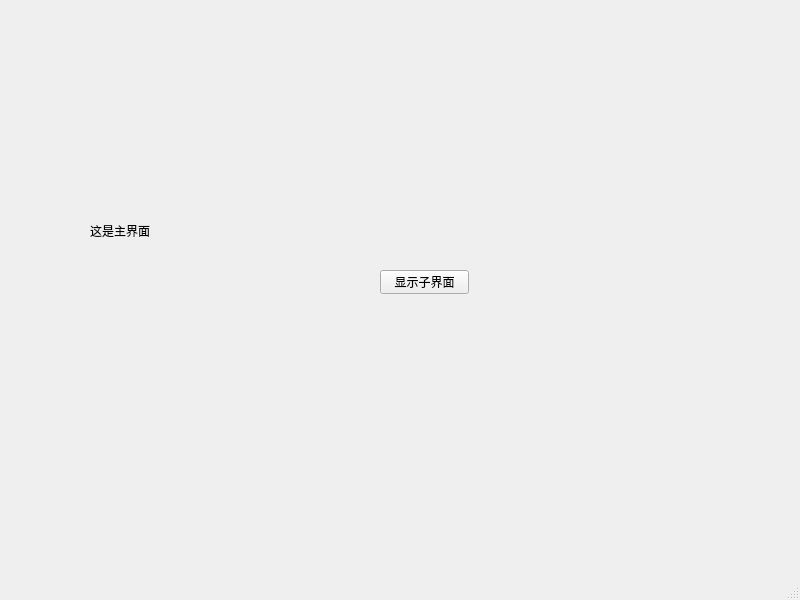
<?xml version="1.0" encoding="UTF-8"?>
<ui version="4.0">
 <class>MainWindow</class>
 <widget class="QMainWindow" name="MainWindow">
  <property name="geometry">
   <rect>
    <x>0</x>
    <y>0</y>
    <width>800</width>
    <height>600</height>
   </rect>
  </property>
  <property name="windowTitle">
   <string>MainWindow</string>
  </property>
  <widget class="QWidget" name="centralwidget">
   <widget class="QLabel" name="label">
    <property name="geometry">
     <rect>
      <x>90</x>
      <y>205</y>
      <width>111</width>
      <height>51</height>
     </rect>
    </property>
    <property name="text">
     <string>这是主界面</string>
    </property>
   </widget>
   <widget class="QPushButton" name="ShowChildButton">
    <property name="geometry">
     <rect>
      <x>380</x>
      <y>270</y>
      <width>89</width>
      <height>24</height>
     </rect>
    </property>
    <property name="text">
     <string>显示子界面</string>
    </property>
   </widget>
  </widget>
  <widget class="QMenuBar" name="menubar">
   <property name="geometry">
    <rect>
     <x>0</x>
     <y>0</y>
     <width>800</width>
     <height>25</height>
    </rect>
   </property>
  </widget>
  <widget class="QStatusBar" name="statusbar"/>
 </widget>
 <resources/>
 <connections/>
</ui>
